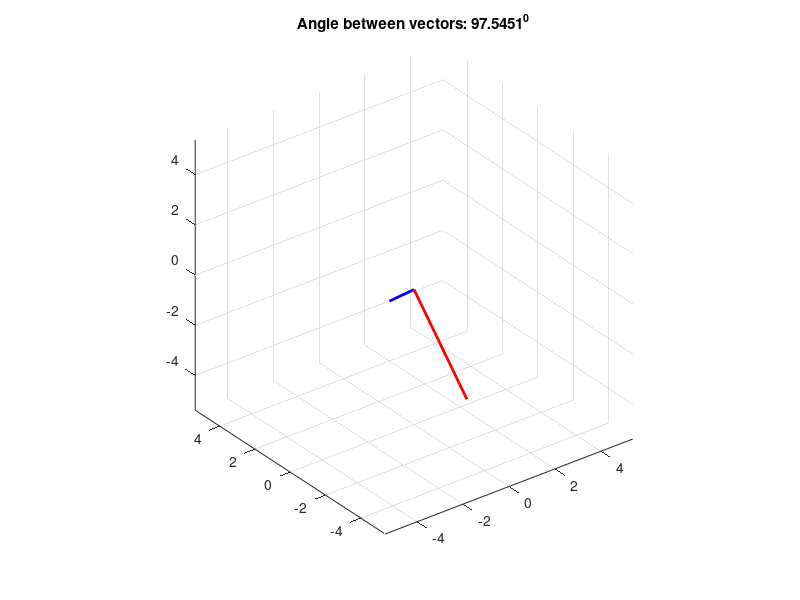

This chart was generated by the following MATLAB code:
%%% GEOMETRIC PERSPECTIVE OF THE DOT PRODUCT

% creating the vectors
v1 = [ 2 4 -3 ]
v2 = [ 0 -3 -3 ]

% computing the angle(radians) between two vectors
ang = acos(dot(v1, v2) / (norm(v1)*norm(v2)))

% plotting
figure(1), clf
plot3([0 v1(1)], [0 v1(2)], [0 v1(3)], 'b', 'linewidth', 2)
hold on
plot3([0 v2(1)], [0 v2(2)], [0 v2(3)], 'r', 'linewidth', 2)

axmax = max([norm(v1) norm(v2)])
axis([-1 1 -1 1 -1 1] * axmax)
grid on, rotate3d on, axis square
title([ 'Angle between vectors: ' num2str(rad2deg(ang)) '^0'])

%% Dot Product equivalence of algebraic anf geometric formulas

% creating the vectors
v1 = [2 4 -3]
v2 = [0 -3 -3]

% algebraic
dp_a = sum(v1.*v2)

% geometric
dp_g = norm(v1)*norm(v2)*cos(ang)

% printing dot product
disp(['Algebra: ' num2str(dp_a) ', Geometric: ' num2str(dp_g)])